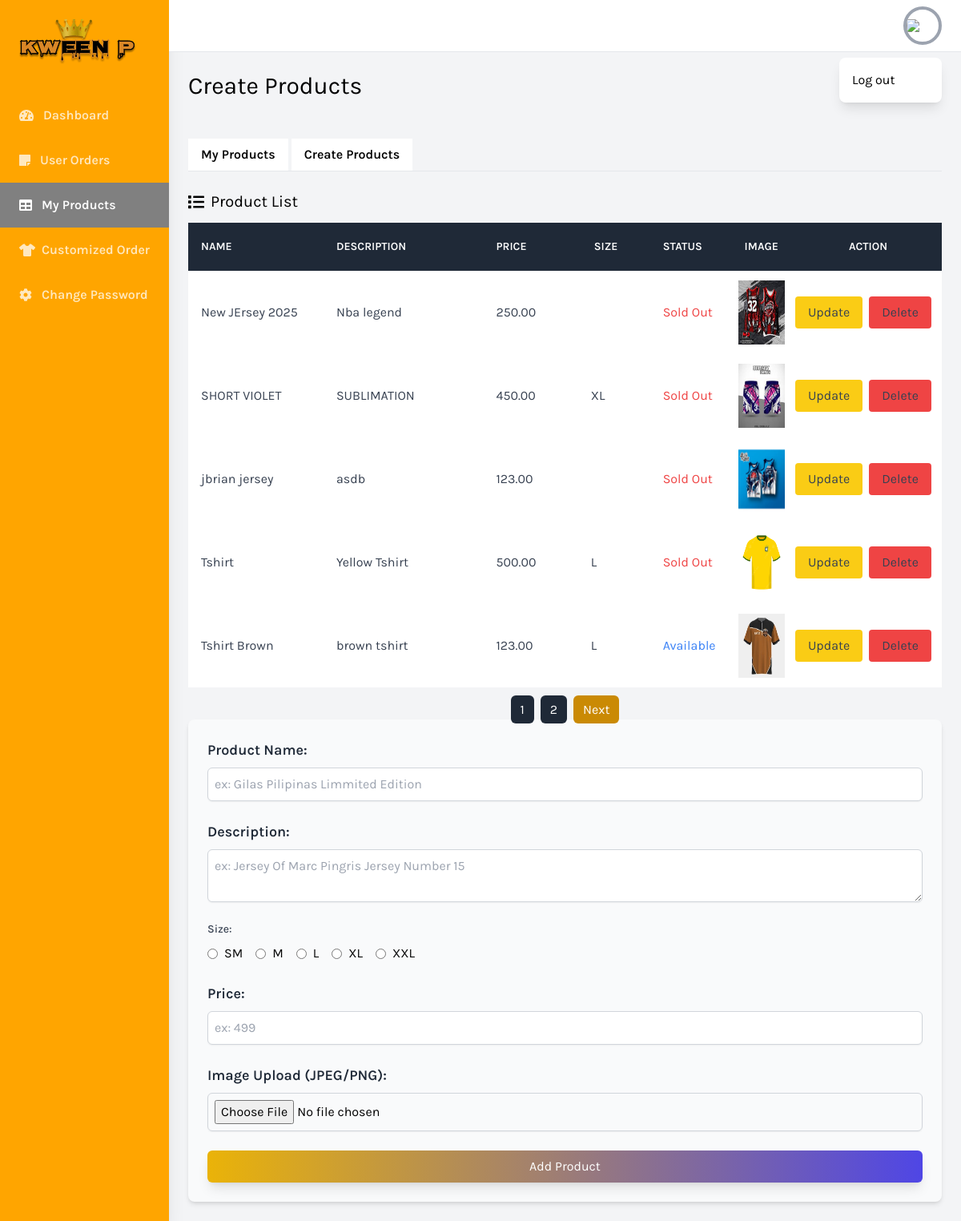
Page /myProducts.php on the committed database.
### tables this page shows
CREATE TABLE `products` (
  `id` int(11) NOT NULL,
  `name` varchar(255) NOT NULL,
  `description` text DEFAULT NULL,
  `price` decimal(10,2) NOT NULL,
  `image_url` varchar(255) DEFAULT NULL,
  `date_created` datetime DEFAULT current_timestamp(),
  `date_updated` datetime DEFAULT current_timestamp() ON UPDATE current_timestamp(),
  `size` enum('S','M','L','XL','XXL') DEFAULT NULL,
  `stock` tinyint(1) NOT NULL DEFAULT 1
);

### myProducts.php (the view, shortened to what this page needs)
<?php
include 'db_connection.php';
$products_per_page = 5;
$current_page = isset($_GET['page']) ? (int)$_GET['page'] : 1;
$offset = ($current_page - 1) * $products_per_page;
$total_query = "SELECT COUNT(*) as total FROM products";
$total_result = $db->query($total_query);
$total_row = $total_result->fetch_assoc();
$total_products = $total_row['total'];
$total_pages = ceil($total_products / $products_per_page);
$query = "SELECT id, name, description, price, size, image_url, stock FROM products LIMIT $products_per_page OFFSET $offset";
$result = $db->query($query);
?>
<!DOCTYPE html>
<html lang="en">
<head>
    <script src="https://cdn.tailwindcss.com"></script>
    <link href="https://cdn.jsdelivr.net/npm/aos@2.3.4/dist/aos.css" rel="stylesheet">
    <link href="https://cdnjs.cloudflare.com/ajax/libs/font-awesome/5.15.4/css/all.min.css" rel="stylesheet">
    <link rel="stylesheet" href="style.css">
</head>
<body class="bg-gray-100 font-family-karla flex">
    <aside class="relative bg-sidebar h-screen w-64 hidden sm:block shadow-xl">
        <div class="p-6">
            <img src="images/logo1.png" alt="">
        </div>
        <nav class="text-white text-base font-semibold pt-3">
            <a href="adminDashboard.php" class="flex items-center text-white opacity-75 hover:opacity-100 py-4 pl-6 nav-item">
                <i class="fas fa-tachometer-alt mr-3"></i>
                Dashboard
            </a>
            <a href="userOrder.php" class="flex items-center text-white opacity-75 hover:opacity-100 py-4 pl-6 nav-item">
                <i class="fas fa-sticky-note mr-3"></i>
                User Orders
            </a>
            <a href="myProducts.php" class="flex items-center active-nav-link text-white py-4 pl-6 nav-item">
                <i class="fas fa-table mr-3"></i>
                My Products
            </a>
            <a href="customizationOrder.php" class="flex items-center text-white opacity-75 hover:opacity-100 py-4 pl-6 nav-item">
                <i class="fa-solid fa-shirt mr-2"></i>
                Customized Order
            </a>
            <a href="adminChangePassword.php" class="flex items-center text-white opacity-75 hover:opacity-100 py-4 pl-6 nav-item">
                <i class="fa fa-cog mr-3"></i>
                Change Password
            </a>
        </nav>
    </aside>
    <div class="relative w-full flex flex-col h-screen overflow-y-hidden">
        <header class="w-full items-center bg-white py-2 px-6 hidden sm:flex">
            <div x-data="{ isOpen: false }" class="relative w-1/2 flex justify-end">
                <button @click="isOpen = !isOpen" class="realtive z-10 w-12 h-12 rounded-full overflow-hidden border-4 border-gray-400 hover:border-gray-300 focus:border-gray-300 focus:outline-none">
                    <img src="https://tse1.mm.bing.net/th?id=OIP.V0NH3fa-mZ4AJ94SEQTy_wHaHa&pid=Api&P=0&h=220">
                </button>
                <button x-show="isOpen" @click="isOpen = false" class="h-full w-full fixed inset-0 cursor-default"></button>
                <div x-show="isOpen" class="absolute w-32 bg-white rounded-lg shadow-lg py-2 mt-16">
                    <a href="logout.php" class="block px-4 py-2 account-link hover:text-white">Log out</a>
                </div>
            </div>
        </header>
        <div class="w-full h-screen overflow-x-hidden border-t flex flex-col">
            <main class="w-full flex-grow p-6">
                <h1 class="text-3xl text-black pb-6">Create Products</h1>
                <div class="w-full mt-6" x-data="{ openTab: 1 }">
                    <div>
                        <ul class="flex border-b">
                            <li class="-mb-px mr-1" @click="openTab = 1">
                                <a :class="openTab === 1 ? 'border-l border-t border-r rounded-t text-blue-700 font-semibold' : 'text-blue-500 hover:text-blue-800'" class="bg-white inline-block py-2 px-4 font-semibold" href="#">My Products</a>
                            </li>
                            <li class="mr-1" @click="openTab = 2">
                                <a :class="openTab === 2 ? 'border-l border-t border-r rounded-t text-blue-700 font-semibold' : 'text-blue-500 hover:text-blue-800'" class="bg-white inline-block py-2 px-4 font-semibold" href="#">Create Products</a>
                            </li>
                        </ul>
                    </div>
                    <div>
                        <div x-show="openTab === 1">
                            <div class="w-full mt-6">
                                <p class="text-xl pb-3 flex items-center">
                                    <i class="fas fa-list mr-2"></i> Product List
                                </p>
                                <div class="bg-white overflow-auto">
                                    <table class="min-w-full bg-white">
                                        <thead class="bg-gray-800 text-white">
                                            <tr>
                                                <th class="w-1/5 text-left py-3 px-4 uppercase font-semibold text-sm">Name</th>
                                                <th class="w-1/3 text-left py-3 px-4 uppercase font-semibold text-sm">Description</th>
                                                <th class="w-1/5 text-left py-3 px-4 uppercase font-semibold text-sm">Price</th>
                                                <th class="w-1/5 text-left py-3 px-4 uppercase font-semibold text-sm">Size</th>
                                                <th class="w-1/5 text-left py-3 px-4 uppercase font-semibold text-sm">Status</th>
                                                <th class="w-1/5 text-center uppercase font-semibold text-sm p-5">Image</th>
                                                <th class="w-1/5 text-center py-3 px-4 uppercase font-semibold text-sm">Action</th>
                                            </tr>
                                        </thead>
                                        <tbody class="text-gray-700">
                                            <?php if ($result->num_rows > 0): ?>
                                                <?php while ($row = $result->fetch_assoc()): ?>
                                                    <tr>
                                                        <td class="w-1/3 text-left py-3 px-4"><?php echo htmlspecialchars($row['name']); ?></td>
                                                        <td class="w-1/3 text-left py-3 px-4"><?php echo htmlspecialchars($row['description']); ?></td>
                                                        <td class="text-left py-3 px-4"><?php echo htmlspecialchars($row['price']); ?></td>
                                                        <td class="text-left py-3 px-3"><?php echo htmlspecialchars($row['size']); ?></td>
                                                        <td class="text-left py-3 px-4 <?php echo $row['stock'] ? 'text-blue-500' : 'text-red-500'; ?>">
                                                            <?php echo $row['stock'] ? 'Available' : 'Sold Out'; ?>
                                                        </td>
                                                        <td class="text-center p-3">
                                                            <img src="<?php echo htmlspecialchars($row['image_url']); ?>" alt="<?php echo htmlspecialchars($row['name']); ?>" class="w-40 h-20">
                                                        </td>
                                                        <td>
                                                            <div class="md:flex space-x-2">
                                                                <a href="updateProduct.php?id=<?php echo $row['id']; ?>">
                                                                    <button class="bg-yellow-400 hover:bg-yellow-500 sm:px-4 sm:py-2 rounded">Update</button>
                                                                </a>
                                                                <form action="deleteProduct.php" method="POST" class="inline pr-3">
                                                                    <button type="submit" class="bg-red-500 sm:px-4 hover:bg-red-600 sm:py-2 rounded">Delete</button>
                                                                </form>
                                                            </div>
                                                        </td>
                                                    </tr>
                                                <?php endwhile; ?>
                                            <?php else: ?>
                                                <tr>
                                                    <td colspan="7" class="text-center py-3">No products found</td>
                                                </tr>
                                            <?php endif; ?>
                                        </tbody>
                                    </table>
                                </div>
                            </div>
                            <nav class="flex justify-center mt-4">
                                <ul class="flex items-center space-x-2">
                                    <?php for ($i = 1; $i <= $total_pages; $i++): ?>
                                        <li>
                                            <a href="?page=<?= $i ?>" class="bg-gray-800 text-white px-3 py-2 rounded-md"><?= $i ?></a>
                                        </li>
                                    <?php endfor; ?>
                                    <?php if ($current_page < $total_pages): ?>
                                        <li>
                                            <a href="?page=<?= $current_page + 1 ?>" class="bg-yellow-600 text-white px-3 py-2 rounded-md">Next</a>
                                        </li>
                                    <?php endif; ?>
                                </ul>
                            </nav>
                        </div>
                    </div>
                    <div x-show="openTab === 2" class="p-6 bg-gray-50 rounded-lg shadow-md">
                        <form action="addProduct.php" method="POST" class="space-y-6" enctype="multipart/form-data">
                            <div class="space-y-2">
                                <label class="block text-lg font-semibold text-gray-800">Product Name:</label>
                                <input type="text" name="name" placeholder="ex: Gilas Pilipinas Limmited Edition" required class="mt-1 block w-full p-2 border border-gray-300 rounded-md shadow-sm focus:border-indigo-500 focus:ring focus:ring-indigo-200 focus:ring-opacity-50" />
                            </div>
                            <div class="space-y-2">
                                <label class="block text-lg font-semibold text-gray-800">Description:</label>
                                <textarea name="description" placeholder="ex: Jersey Of Marc Pingris Jersey Number 15 " class="mt-1 block w-full p-2 border border-gray-300 rounded-md shadow-sm focus:border-indigo-500 focus:ring focus:ring-indigo-200 focus:ring-opacity-50"></textarea>
                            </div>
                            <div class="mb-4">
                                <span class="block text-sm font-medium text-gray-700">Size:</span>
                                <div class="flex space-x-4 mt-2">
                                    <label class="flex items-center"><input type="radio" name="size" value="SM" class="mr-2" /> SM</label>
                                    <label class="flex items-center"><input type="radio" name="size" value="M" class="mr-2" /> M</label>
                                    <label class="flex items-center"><input type="radio" name="size" value="L" class="mr-2" /> L</label>
                                    <label class="flex items-center"><input type="radio" name="size" value="XL" class="mr-2" /> XL</label>
                                    <label class="flex items-center"><input type="radio" name="size" value="XXL" class="mr-2" /> XXL</label>
                                </div>
                            </div>
                            <div class="space-y-2">
                                <label class="block text-lg font-semibold text-gray-800">Price:</label>
                                <input type="number" placeholder="ex: 499" name="price" step="0.01" required class="mt-1 block w-full p-2 border border-gray-300 rounded-md shadow-sm focus:border-indigo-500 focus:ring focus:ring-indigo-200 focus:ring-opacity-50" />
                            </div>
                            <div class="space-y-2">
                                <label class="block text-lg font-semibold text-gray-800">Image Upload (JPEG/PNG):</label>
                                <input type="file" name="image" accept=".jpeg,.jpg,.png" required class="mt-1 block w-full p-2 border border-gray-300 rounded-md shadow-sm focus:border-indigo-500 focus:ring focus:ring-indigo-200 focus:ring-opacity-50" />
                            </div>
                            <button type="submit" class="mt-6 w-full bg-gradient-to-r from-yellow-500 to-indigo-600 text-white py-2 rounded-md shadow-lg hover:from-yellow-600 hover:to-gray-700 focus:outline-none focus:ring-2 focus:ring-offset-2 focus:ring-gray-500">
                                Add Product
                            </button>
                        </form>
                    </div>
                </div>
        </div>
        <link rel="stylesheet" href="https://cdnjs.cloudflare.com/ajax/libs/font-awesome/6.0.0-beta3/css/all.min.css">
</body>
</html>

### myProducts.php (style rules this page uses)
.font-family-karla { font-family: karla; }
.bg-sidebar { background: orange; }
.active-nav-link { background: grey; }

### rows in the picture
products: name "New JErsey 2025", description "Nba legend", price "250.00", stock "Sold Out", image_url (picture)
products: name "SHORT VIOLET", description "SUBLIMATION", price "450.00", size "XL", stock "Sold Out", image_url (picture)
products: name "jbrian jersey", description "asdb", price "123.00", stock "Sold Out", image_url (picture)
products: name "Tshirt", description "Yellow Tshirt", price "500.00", size "L", stock "Sold Out", image_url (picture)
products: name "Tshirt Brown", description "brown tshirt", price "123.00", size "L", stock "Available", image_url (picture)
